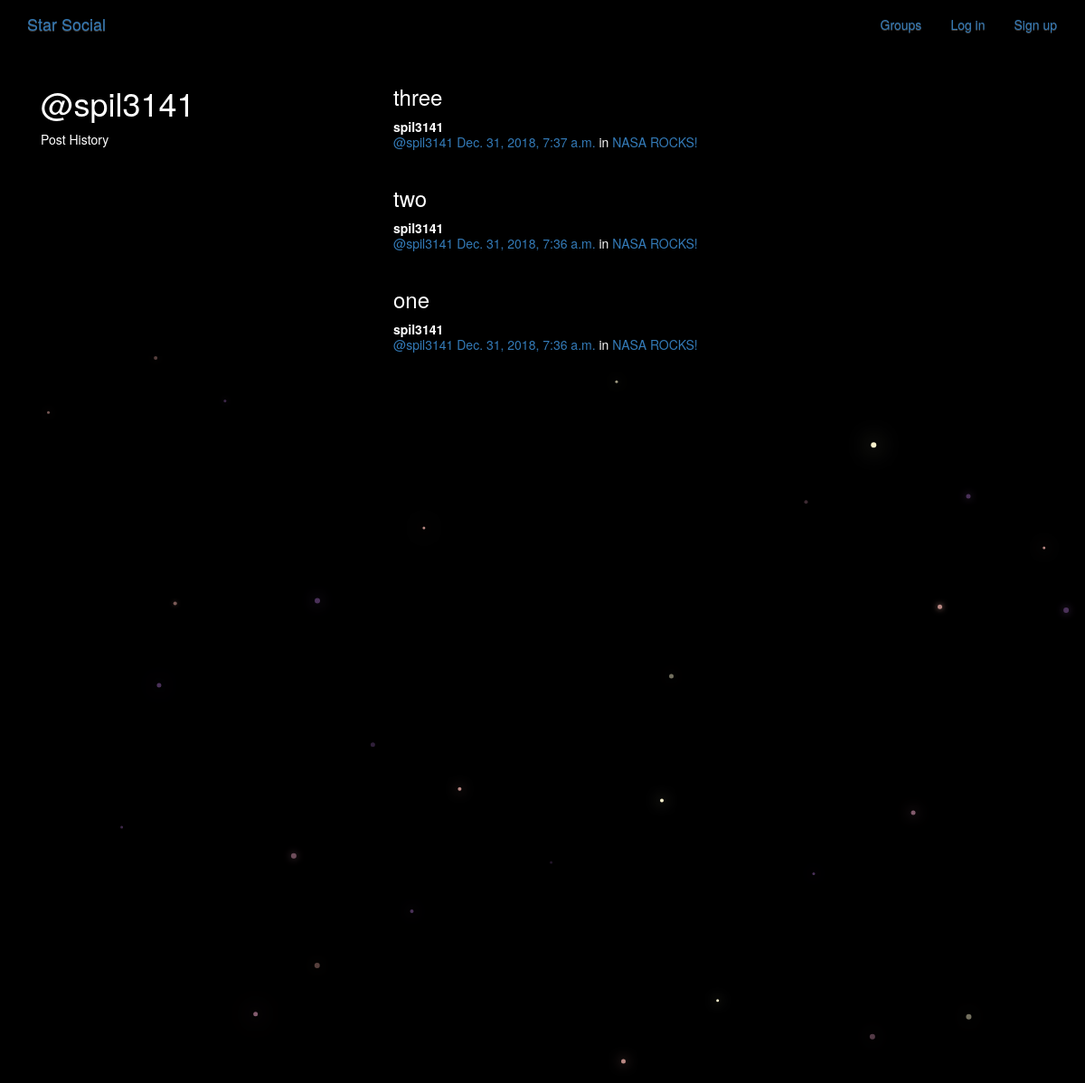
The page /posts/by/spil3141/ on the database its author committed.
### posts/models.py (models this page shows, shortened)
class Post(models.Model):
    user = models.ForeignKey(User, related_name="posts", on_delete = models.CASCADE)
    created_at = models.DateTimeField(auto_now=True)
    message = models.TextField()
    message_html = models.TextField(editable=False)
    group = models.ForeignKey(Group, related_name="posts",null=True, blank=True, on_delete = models.CASCADE)
    class Meta:
        ordering = ["-created_at"]
        unique_together = ["user", "message"]

### groups/models.py (models this page shows, shortened)
class Group(models.Model):
    name = models.CharField(max_length=255, unique=True)
    slug = models.SlugField(allow_unicode=True, unique=True)
    description = models.TextField(blank=True, default='')
    description_html = models.TextField(editable=False, default='', blank=True)
    members = models.ManyToManyField(User,through="GroupMember")
    class Meta:
        ordering = ["name"]

### posts/views.py (the view)
# urls.py: url(r"by/(?P<username>[-\w]+)/$",views.UserPosts.as_view(),name="for_user"),
class UserPosts(generic.ListView):
    model = models.Post
    template_name = "posts/user_post_list.html"
    def get_queryset(self):
        try:
            self.post_user = User.objects.prefetch_related("posts").get(
                username__iexact=self.kwargs.get("username")
            )
        except User.DoesNotExist:
            raise Http404
        else:
            return self.post_user.posts.all()
    def get_context_data(self, **kwargs):
        context = super().get_context_data(**kwargs)
        context["post_user"] = self.post_user
        return context

### posts/templates/posts/user_post_list.html
{% extends "posts/post_base.html" %}
{% block prepost %}
<div class="col-md-4">
	<h1>@{{ post_user.username }}</h1>
	<p>Post History</p>
</div>
{% endblock %}
{% block post_content %}
<div class="col-md-8">
	{% for post in post_list %}
		{% include "posts/_post.html" %}
	{% endfor %}
</div>
{% endblock %}

### posts/templates/posts/_post.html (shortened to what this page needs)
<div class="post media">
	<h3>{{ post.message_html|safe }}</h3>
	<div class="media-body">
		<strong>{{ post.user.username }}</strong>
		<h5 class="media-heading">
			<span class="username"><a href="{% url 'posts:for_user' username=post.user.username %}">@{{ post.user.username }}</a></span>
			<time class="time"><a href="{% url 'posts:single' username=post.user.username pk=post.pk %}">{{ post.created_at }}</a></time>
			{% if post.group %}
			<span class="group-name">in <a href="#">{{ post.group.name }}</a></span>
			{% endif %}
		</h5>
	</div>
</div>

### static/simplesocial/css/master.css (style rules this page uses)
body { margin: 0; overflow: hidden; background-color: black; color:white; }

### rows shown on the page
Post: message_html "three", user.username "spil3141", created_at "Dec. 31, 2018, 7:37 a.m.", group.name "NASA ROCKS!"
Post: message_html "two", user.username "spil3141", created_at "Dec. 31, 2018, 7:36 a.m.", group.name "NASA ROCKS!"
Post: message_html "one", user.username "spil3141", created_at "Dec. 31, 2018, 7:36 a.m.", group.name "NASA ROCKS!"

### other values the page prints
{{ post_user.username }} "spil3141"
